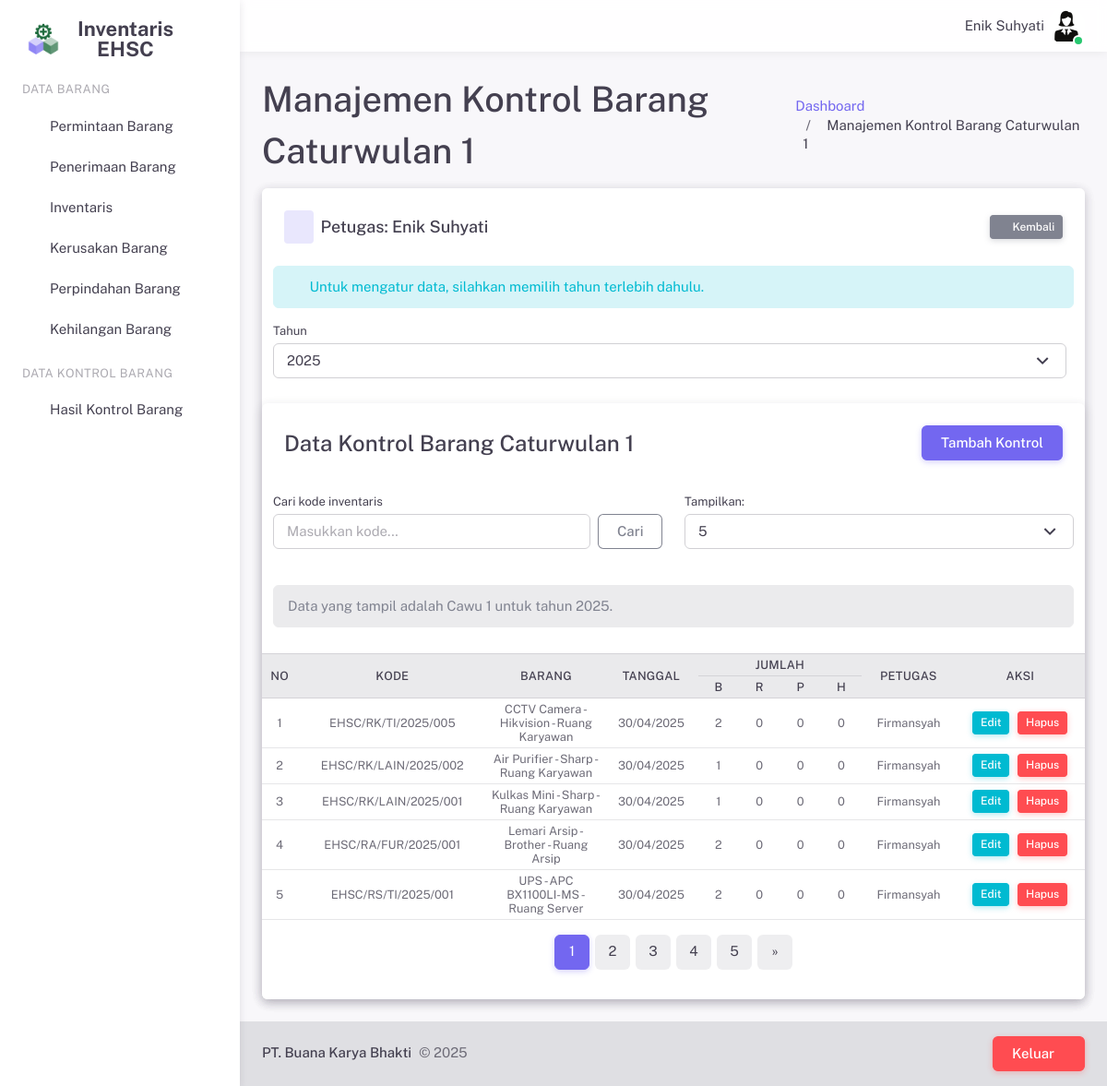
Before: /pages/kontrolBarangCawuSatu.php (signed in) with the older database file.
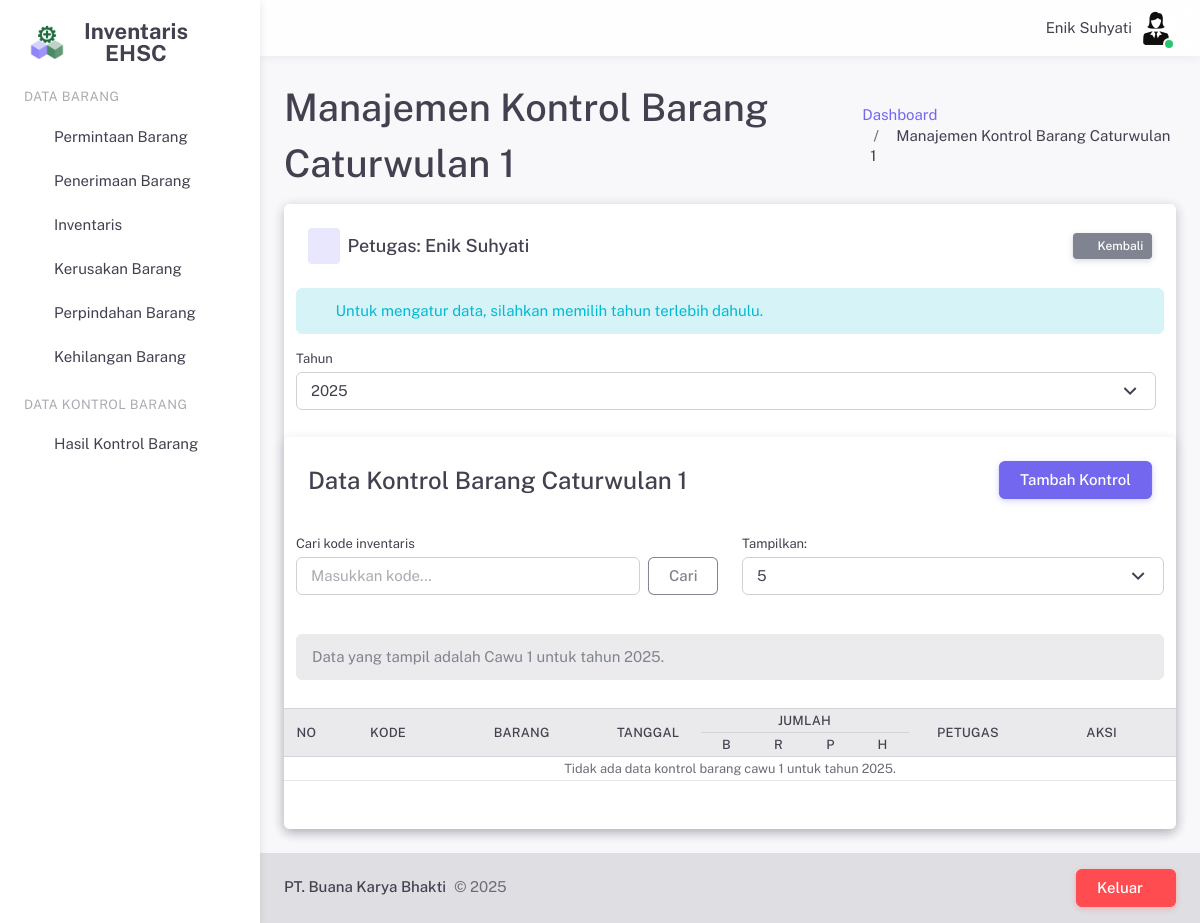
After: the same page with the newer database file.
### tables this page shows
CREATE TABLE `kontrol_barang_cawu_satu` (
  `id_kontrol_barang_cawu_satu` int(11) NOT NULL,
  `id_user` int(11) NOT NULL,
  `id_inventaris` int(11) NOT NULL,
  `tanggal_kontrol` date NOT NULL,
  `tahun_kontrol` int(11) NOT NULL,
  `jumlah_baik` int(11) NOT NULL,
  `jumlah_rusak` int(11) NOT NULL,
  `jumlah_pindah` int(11) NOT NULL,
  `jumlah_hilang` int(11) NOT NULL
);

CREATE TABLE `inventaris` (
  `id_inventaris` int(11) NOT NULL,
  `kode_inventaris` varchar(255) NOT NULL,
  `nama_barang` varchar(255) NOT NULL,
  `merk` varchar(255) NOT NULL,
  `id_penerimaan` int(11) DEFAULT NULL,
  `id_departemen` int(11) NOT NULL,
  `id_ruangan` int(11) NOT NULL,
  `id_kategori` int(11) NOT NULL,
  `tanggal_perolehan` date NOT NULL,
  `jumlah_awal` int(11) NOT NULL,
  `jumlah_akhir` int(11) NOT NULL,
  `satuan` varchar(20) NOT NULL,
  `sumber_inventaris` varchar(25) NOT NULL
);

CREATE TABLE `ruangan` (
  `id_ruangan` int(11) NOT NULL,
  `kode_ruangan` varchar(10) NOT NULL,
  `nama_ruangan` varchar(25) NOT NULL
);

CREATE TABLE `user` (
  `id_user` int(11) NOT NULL,
  `nama` varchar(255) NOT NULL,
  `username` varchar(255) NOT NULL,
  `password` varchar(255) NOT NULL,
  `email` varchar(255) NOT NULL,
  `jabatan` varchar(255) NOT NULL,
  `foto` varchar(255) NOT NULL,
  `hak_akses` int(11) NOT NULL
);

### server/crudKontrolBarangCawuSatu.php (called while the page is built, shortened)
<?php
$limit = isset($_GET['limit']) ? (int) $_GET['limit'] : 5;
$page = isset($_GET['page']) ? (int) $_GET['page'] : 1;
$offset = ($page - 1) * $limit;
$tahun = isset($_POST['year']) ? (int) $_POST['year'] : (isset($_GET['year']) ? (int) $_GET['year'] : date('Y'));
$search = isset($_POST['search']) ? $_POST['search'] : (isset($_GET['search']) ? $_GET['search'] : '');
$table = 'kontrol_barang_cawu_satu';
$idKolom = 'id_kontrol_barang_cawu_satu';
$query = "SELECT kb.*,
          i.kode_inventaris,
          i.nama_barang,
          i.merk,
          i.jumlah_akhir,
          u.nama as nama_petugas,
          r.nama_ruangan
          FROM $table kb
          JOIN inventaris i ON kb.id_inventaris = i.id_inventaris
          JOIN user u ON kb.id_user = u.id_user
          JOIN ruangan r ON i.id_ruangan = r.id_ruangan
          WHERE (i.kode_inventaris LIKE '%$search%'
                OR i.nama_barang LIKE '%$search%'
                OR i.merk LIKE '%$search%')
          AND YEAR(kb.tanggal_kontrol) = '$tahun'
          ORDER BY kb.$idKolom DESC
          LIMIT $limit OFFSET $offset";
$result = mysqli_query($conn, $query);
$totalQuery = "SELECT COUNT(*) as total
               FROM $table kb
               JOIN inventaris i ON kb.id_inventaris = i.id_inventaris
               WHERE (i.kode_inventaris LIKE '%$search%'
                     OR i.nama_barang LIKE '%$search%'
                     OR i.merk LIKE '%$search%')
               AND YEAR(kb.tanggal_kontrol) = '$tahun'";
$totalResult = mysqli_query($conn, $totalQuery);
$totalRow = mysqli_fetch_assoc($totalResult);
$totalRows = $totalRow['total'];
$totalPages = ceil($totalRows / $limit);
?>

### pages/kontrolBarangCawuSatu.php (the view, shortened to what the changed rows need)
<?php
require_once('../server/configDB.php');
require('../server/crudKontrolBarangCawuSatu.php');
require('../layouts/header.php');
$tahun = isset($_GET['year']) ? (int) $_GET['year'] : date('Y');
?>
<div class="layout-wrapper layout-content-navbar">
    <div class="layout-container">
        <div class="layout-page">
            <div class="content-wrapper">
                <div class="container-xxl flex-grow-1 container-p-y">
                    <div class="d-flex justify-content-between align-items-center mb-2">
                        <div>
                            <h2 class="mb-1">Manajemen Kontrol Barang Caturwulan 1</h2>
                        </div>
                    </div>
                    <div class="card">
                        <div class="card">
                            <div class="card">
                                <div class="table-responsive text-nowrap">
                                    <table class="table table-hover table-sm">
                                        <thead class="table-light">
                                            <tr>
                                                <th rowspan="2" class="text-center align-middle w-30px">No</th>
                                                <th rowspan="2" class="text-center align-middle w-80px">Kode</th>
                                                <th rowspan="2" class="text-center align-middle w-100px">Barang</th>
                                                <th rowspan="2" class="text-center align-middle w-70px">Tanggal</th>
                                                <th colspan="4" class="text-center align-middle w-140px">Jumlah</th>
                                                <th rowspan="2" class="text-center align-middle w-80px">Petugas</th>
                                                <th rowspan="2" class="text-center align-middle w-100px">Aksi</th>
                                            </tr>
                                            <tr>
                                                <th class="text-center align-middle status-cell">B</th>
                                                <th class="text-center align-middle status-cell">R</th>
                                                <th class="text-center align-middle status-cell">P</th>
                                                <th class="text-center align-middle status-cell">H</th>
                                            </tr>
                                        </thead>
                                        <tbody>
                                            <?php
                                            if (mysqli_num_rows($result) > 0) {
                                                $no = $offset + 1;
                                                while ($row = mysqli_fetch_assoc($result)) {
                                                    $tampil_nama_merk_ruangan = $row['nama_barang'] . ' - ' . $row['merk'] . ' - ' . $row['nama_ruangan'];
                                            ?>
                                            <tr>
                                                <td class="text-center align-middle"><?php echo $no++; ?></td>
                                                <td class="text-center align-middle">
                                                    <?php echo $row['kode_inventaris']; ?>
                                                </td>
                                                <td class="text-center align-middle">
                                                    <?php echo $tampil_nama_merk_ruangan; ?>
                                                </td>
                                                <td class="text-center align-middle">
                                                    <?php echo date('d/m/Y', strtotime($row['tanggal_kontrol'])); ?>
                                                </td>
                                                <td class="text-center align-middle">
                                                    <?php echo $row['jumlah_baik']; ?>
                                                </td>
                                                <td class="text-center align-middle">
                                                    <?php echo $row['jumlah_rusak']; ?>
                                                </td>
                                                <td class="text-center align-middle">
                                                    <?php echo $row['jumlah_pindah']; ?>
                                                </td>
                                                <td class="text-center align-middle">
                                                    <?php echo $row['jumlah_hilang']; ?>
                                                </td>
                                                <td class="text-center align-middle">
                                                    <?php echo $row['nama_petugas']; ?>
                                                </td>
                                                <td class="align-middle">
                                                    <div class="d-flex gap-2 justify-content-center">
                                                        <button type="button" class="btn btn-info btn-sm"
                                                            data-bs-toggle="modal"
                                                            data-bs-target="#editModal<?php echo $row['id_kontrol_barang_cawu_satu']; ?>">
                                                            Edit
                                                        </button>
                                                        <button type="button" class="btn btn-danger btn-sm"
                                                            data-bs-toggle="modal"
                                                            data-bs-target="#deleteModal<?php echo $row['id_kontrol_barang_cawu_satu']; ?>">
                                                            Hapus
                                                        </button>
                                                    </div>
                                                </td>
                                            </tr>
                                            <?php
                                        }
                                    } else {
                                    ?>
                                            <tr>
                                                <td colspan="10" class="text-center">Tidak ada data kontrol barang cawu
                                                    1
                                                    untuk
                                                    tahun <?php echo $tahun; ?>.</td>
                                            </tr>
                                            <?php } ?>
                                        </tbody>
                                    </table>
                                </div>
                                <nav aria-label="Page navigation" class="mt-4 mb-4">
                                    <ul class="pagination pagination-rounded justify-content-center">
                                        <?php for ($i = 1; $i <= $totalPages; $i++) : ?>
                                        <li class="page-item <?php echo ($i == $page) ? 'active' : ''; ?>">
                                            <a class="page-link"
                                                href="?page=<?php echo $i; ?>&limit=<?php echo $limit; ?>&year=<?php echo $tahun; ?><?php echo !empty($search) ? '&search=' . urlencode($search) : ''; ?>">
                                                <?php echo $i; ?>
                                            </a>
                                        </li>
                                        <?php endfor; ?>
                                        <?php if ($page < $totalPages): ?>
                                        <li class="page-item">
                                            <a class="page-link"
                                                href="?page=<?php echo ($page + 1); ?>&limit=<?php echo $limit; ?>&year=<?php echo $tahun; ?><?php echo !empty($search) ? '&search=' . urlencode($search) : ''; ?>"
                                                aria-label="Next">
                                                <span aria-hidden="true">&raquo;</span>
                                            </a>
                                        </li>
                                        <?php endif; ?>
                                    </ul>
                                </nav>
                            </div>
                        </div>
                    </div>
                </div>
            </div>
        </div>
    </div>
</div>

Changed rows visible on the page:
removed kontrol_barang_cawu_satu: id_inventaris.kode_inventaris "EHSC/RK/TI/2025/005", id_inventaris.nama_ruangan "CCTV Camera - Hikvision - Ruang Karyawan", tanggal_kontrol "30/04/2025", jumlah_baik "2", jumlah_rusak "0", jumlah_pindah "0", jumlah_hilang "0", id_user.nama "Firmansyah"
removed kontrol_barang_cawu_satu: id_inventaris.kode_inventaris "EHSC/RK/LAIN/2025/002", id_inventaris.nama_ruangan "Air Purifier - Sharp - Ruang Karyawan", tanggal_kontrol "30/04/2025", jumlah_baik "1", jumlah_rusak "0", jumlah_pindah "0", jumlah_hilang "0", id_user.nama "Firmansyah"
removed kontrol_barang_cawu_satu: id_inventaris.kode_inventaris "EHSC/RK/LAIN/2025/001", id_inventaris.nama_ruangan "Kulkas Mini - Sharp - Ruang Karyawan", tanggal_kontrol "30/04/2025", jumlah_baik "1", jumlah_rusak "0", jumlah_pindah "0", jumlah_hilang "0", id_user.nama "Firmansyah"
removed kontrol_barang_cawu_satu: id_inventaris.kode_inventaris "EHSC/RA/FUR/2025/001", id_inventaris.nama_ruangan "Lemari Arsip - Brother - Ruang Arsip", tanggal_kontrol "30/04/2025", jumlah_baik "2", jumlah_rusak "0", jumlah_pindah "0", jumlah_hilang "0", id_user.nama "Firmansyah"
removed kontrol_barang_cawu_satu: id_inventaris.kode_inventaris "EHSC/RS/TI/2025/001", id_inventaris.nama_ruangan "UPS - APC BX1100LI-MS - Ruang Server", tanggal_kontrol "30/04/2025", jumlah_baik "2", jumlah_rusak "0", jumlah_pindah "0", jumlah_hilang "0", id_user.nama "Firmansyah"
Other visible differences:
$tahun: (not shown) → "2025"
text now shown: "Tidak ada data kontrol barang cawu 1 untuk tahun ."
list line gone: "1"
list line gone: "2"
list line gone: "3"
list line gone: "4"
list line gone: "5"
